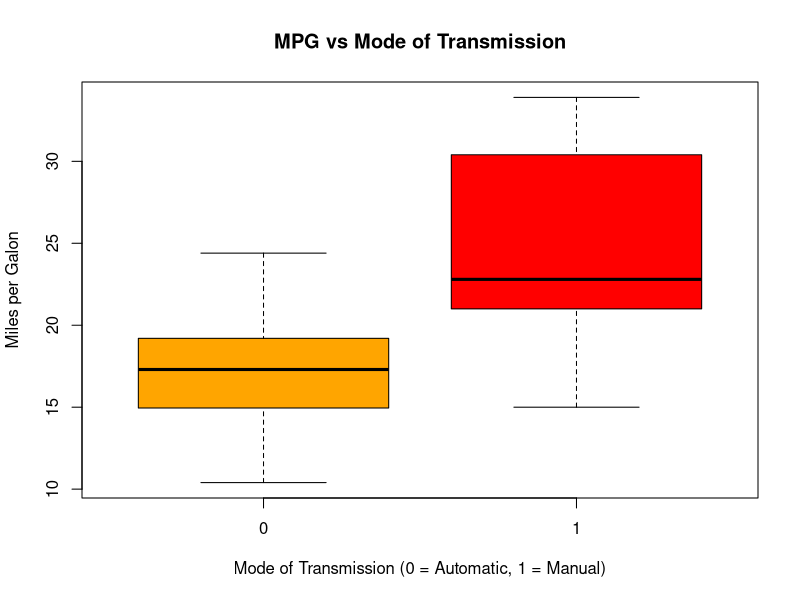
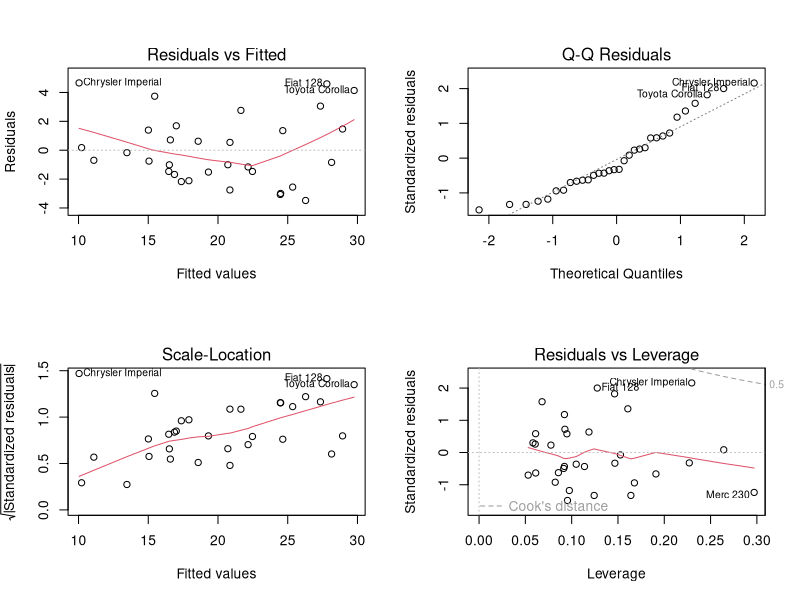
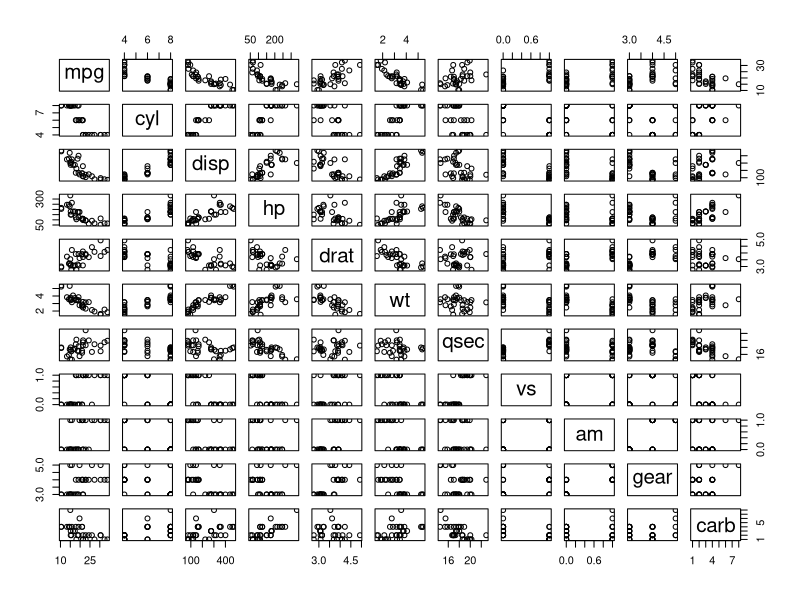

These figures' R source, in order:
## ---- chunk 1
library(ggplot2)
library(dplyr)
library(datasets)
? mtcars
## ---- chunk 2
summary(lm(mpg ~ . - 1, data = mtcars))$coef
## ---- chunk 3
boxplot(mpg~am, data = mtcars, col = c("orange", "red"), xlab = "Mode of Transmission (0 = Automatic, 1 = Manual)", ylab = "Miles per Galon", main = "MPG vs Mode of Transmission")
## ---- chunk 4
aggregate(mpg ~ am, data = mtcars, mean)
## ---- chunk 5
start_model <- lm(mpg~., data = mtcars)
best_model <- step(start_model, direction = "both")
## ---- chunk 6
summary(best_model)
## ---- chunk 7
t.test(mtcars$mpg~mtcars$am)
## ---- chunk 8
par(mfrow = c(2, 2))
plot(best_model)
## ---- chunk 9
pairs(mtcars)
